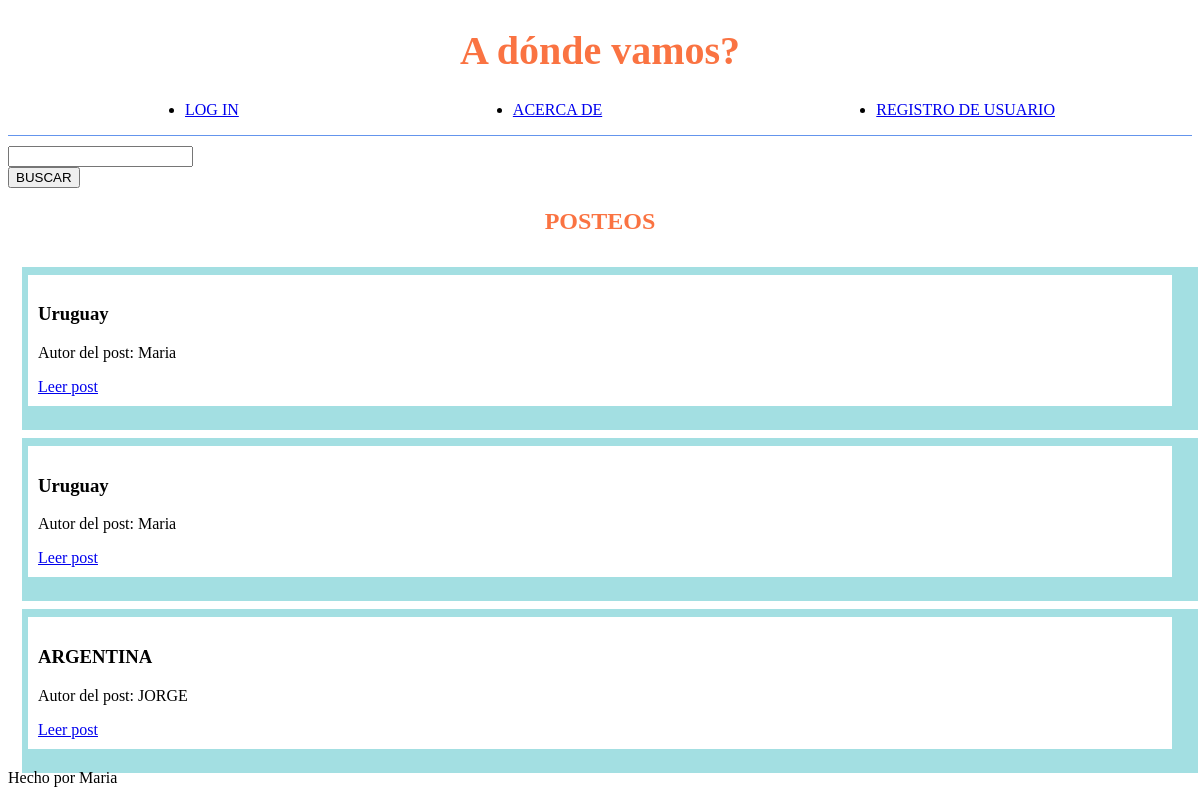
Before: / with the older database file.
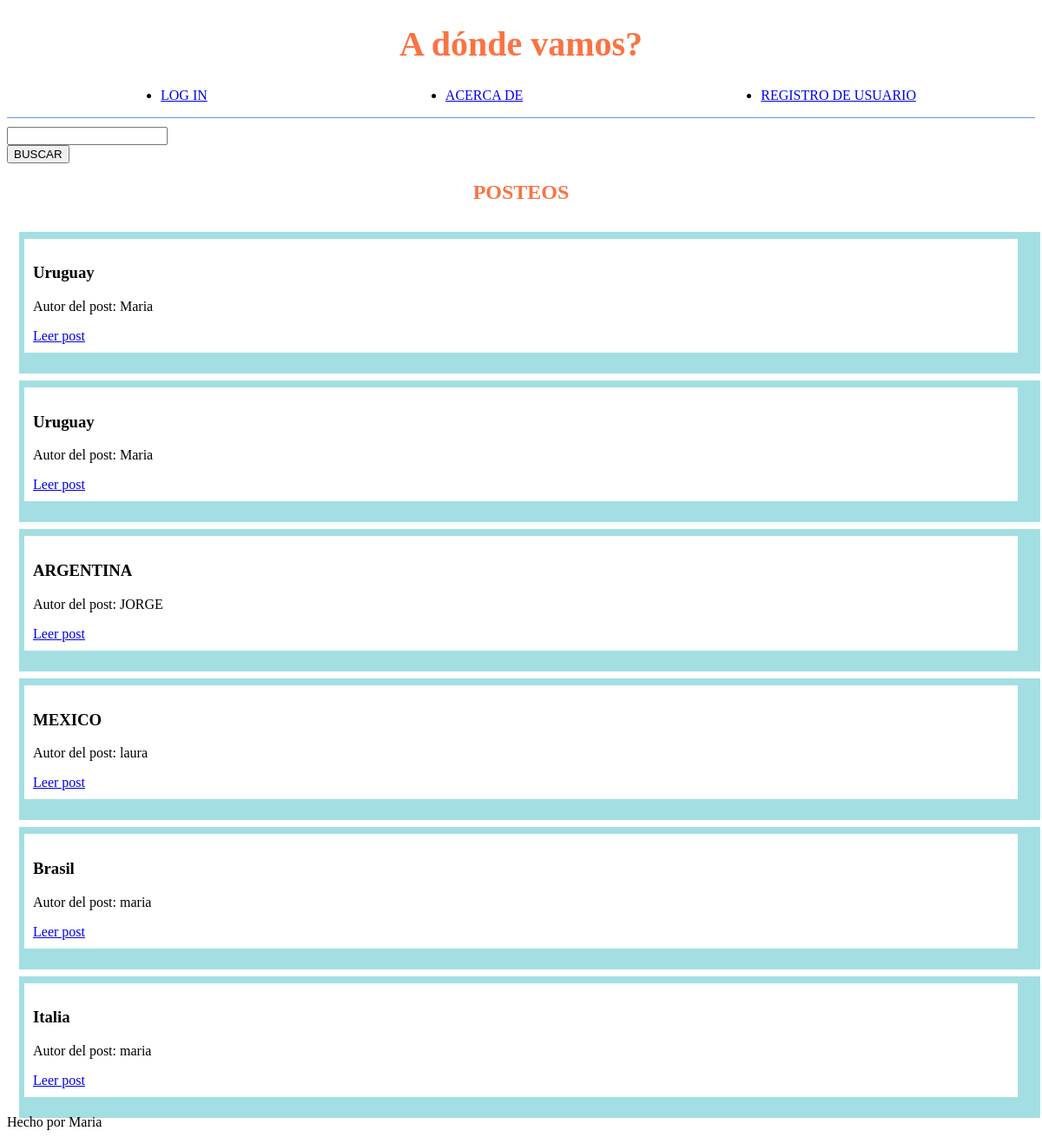
After: the same page with the newer database file.
### tables this page shows
CREATE TABLE posts(
    id INTEGER PRIMARY KEY AUTOINCREMENT,
    autor TEXT NOT NULL,
    titulo TEXT NOT NULL,
    comentario TEXT NOT NULL
);

### mine.py (the view)
@app.route('/')
def home():
    conn, cursor = get_db_connection()
    buscar= request.args.get("search")
    if buscar:
        cursor.execute("SELECT * FROM posts WHERE posts.titulo LIKE ?" , (f"%{buscar}%",))
        posts = cursor.fetchall()
        conn.close
        return render_template("home.html" , nombre = "Maria" , posts=posts)
    cursor.execute("SELECT * FROM posts")
    posts = cursor.fetchall()
    conn.close
    return render_template("home.html" , nombre = "Maria" , posts=posts)

### mine.py (called while the page is built)
def get_db_connection():
    conn = sqlite3.connect('proyecto_python.db')
    cursor = conn.cursor()
    return conn, cursor

### templates/home.html (shortened to what this page needs)
{% extends "herencia.html" %}
{% block head %}
    <head>
        <link rel="stylesheet" type="text/css" href="{{ url_for('static', filename='css/style.css')}}">
    </head>
{% endblock %}
{% block main%}
    <main>
        <form action="/">
            <input type="search" id="search" name="search"><br>
            <button type="submit"> BUSCAR </button>
        </form>
        <h2>POSTEOS</h2>
        {% if posts %}
            {% for post in posts %}
                <div class="posts">
                    <h3>{{ post[2] }}</h3>
                    <p>Autor del post: {{ post[1] }}</p>
                    <a href="/post/{{post[0]}}">Leer post</a>
                </div>
            {% endfor %}
        {% else %}
            <p>Por el momento ningun usuario subió un posteo</p>
        {% endif %}
    </main>
{% endblock %}

### templates/herencia.html (shortened to what this page needs)
<!DOCTYPE html>
<html lang="en">
<head>
    {% block head %}
    {% endblock %}
</head>
<body>
    <header>
        <div>
            <h1 class="titulo"> A dónde vamos?</h1>
        </div>
        <div class="home">
            <ul class="home_items">
                <li><a href="/login">LOG IN</a></li>
                <li><a href="/acerca_de">ACERCA DE</a></li>
                <li><a href="/register">REGISTRO DE USUARIO</a></li>
            </ul>
        </div>
    </header>
    {% block main%}
    {% endblock%}
    <footer>
        <p>Hecho por {{nombre}}</p>
    </footer>
</body>
</html>

### static/css/style.css (style rules this page uses)
h1 { color:rgb(250, 115, 66); text-align: center; font-size: 40px; }
.home_items { display: flex; justify-content: space-around; }
.home { border-bottom: solid 1px; border-color: cornflowerblue; margin-bottom: 10px; }
h2 { color: rgb(250, 115, 66); text-align: center; }
.posts { box-shadow: 10px 8px 0px 16px rgba(2,167,176,0.36); -webkit-box-shadow: 10px 8px 0px 16px rgba(2,167,176,0.36); -moz-box-shadow: 10px 8px 0px 16px rgba(2,167,176,0.36); margin: 40px 20px 20px 20px; padding: 10px; }

Changed rows visible on the page:
added posts: titulo "MEXICO", autor "laura"
added posts: titulo "Brasil", autor "maria"
added posts: titulo "Italia", autor "maria"
